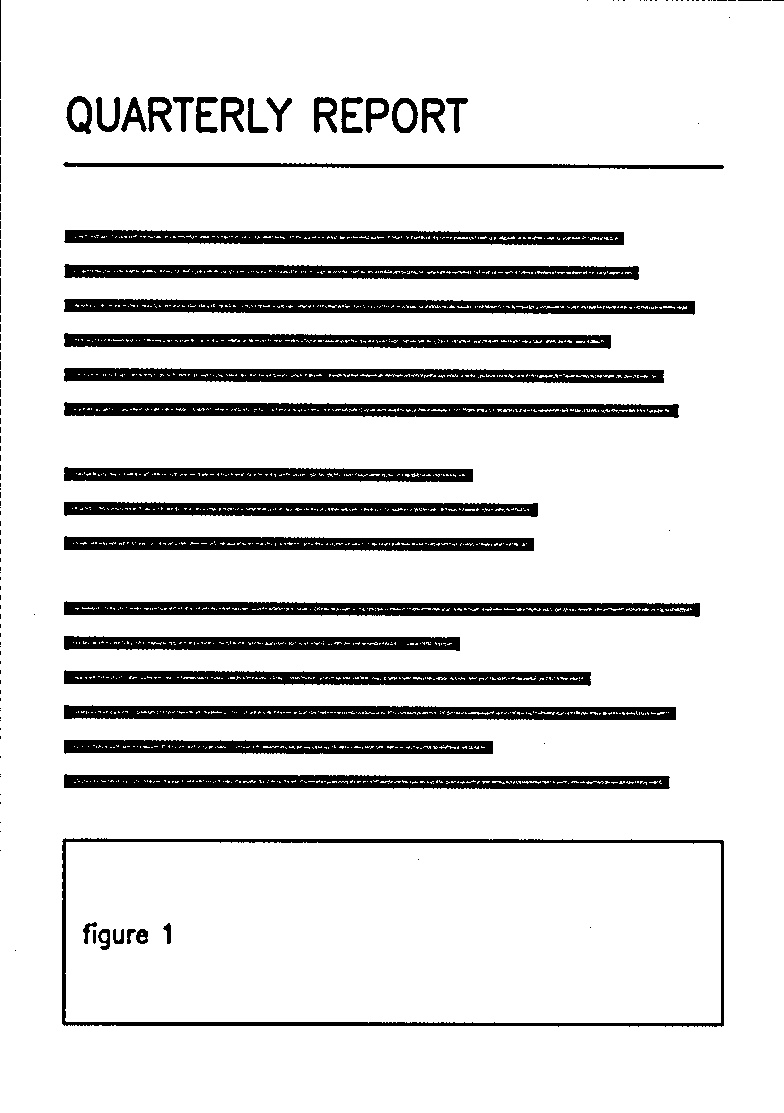
#> input picture scanned.jpg, 784 x 1113 px
$ python scan.py scanned.jpg
#> lines starting #> are read from the running program, lines starting #| are printed output that depends on the picture; after the words box and inside, x2 and y2 are one past the last pixel; in counts of white or black regions, pixels touching at a corner belong together
import argparse
import os
import sys

import cv2
import numpy as np

WORK_HEIGHT = 500

DEBUG_DIR = "debug"
_debug_on = False
_debug_step = 0


def debug_save(name, image):
    global _debug_step
    if not _debug_on:
        return
    _debug_step += 1
    os.makedirs(DEBUG_DIR, exist_ok=True)
    path = os.path.join(DEBUG_DIR, "{:02d}_{}.jpg".format(_debug_step, name))
    cv2.imwrite(path, image)
    print("  [debug] " + path)


# ---------------------------------------------------------------------------
# Step 1 -- find the page
# ---------------------------------------------------------------------------


def find_page(image):
    gray = cv2.cvtColor(image, cv2.COLOR_BGR2GRAY)
    debug_save("gray", gray)

    blurred = cv2.GaussianBlur(gray, (5, 5), 0)
    debug_save("blurred", blurred)

    edges = cv2.Canny(blurred, 75, 200)

    edges = cv2.dilate(edges, np.ones((3, 3), np.uint8), iterations=1)
    debug_save("edges", edges)

    contours, _ = cv2.findContours(edges, cv2.RETR_LIST, cv2.CHAIN_APPROX_SIMPLE)

    contours = sorted(contours, key=cv2.contourArea, reverse=True)[:5]

    image_area = image.shape[0] * image.shape[1]
    for contour in contours:
        perimeter = cv2.arcLength(contour, True)
        approx = cv2.approxPolyDP(contour, 0.02 * perimeter, True)

        if len(approx) == 4 and cv2.contourArea(approx) > 0.10 * image_area:
            return approx.reshape(4, 2).astype("float32")

    return None


# ---------------------------------------------------------------------------
# Step 2 -- flatten it (the homography)
# ---------------------------------------------------------------------------


def order_corners(points):
    rect = np.zeros((4, 2), dtype="float32")
    total = points.sum(axis=1)  # x + y
    rect[0] = points[np.argmin(total)]  # top-left
    rect[2] = points[np.argmax(total)]  # bottom-right
    diff = np.diff(points, axis=1)  # y - x
    rect[1] = points[np.argmin(diff)]  # top-right
    rect[3] = points[np.argmax(diff)]  # bottom-left
    return rect


def flatten(image, corners):
    """Warp the quadrilateral `corners` out of `image` into a straight rectangle."""
    ordered = order_corners(corners)
    tl, tr, br, bl = ordered

    width = int(max(np.linalg.norm(br - bl), np.linalg.norm(tr - tl)))
    height = int(max(np.linalg.norm(tr - br), np.linalg.norm(tl - bl)))

    destination = np.array(
        [
            [0, 0],
            [width - 1, 0],
            [width - 1, height - 1],
            [0, height - 1],
        ],
        dtype="float32",
    )

    M = cv2.getPerspectiveTransform(ordered, destination)
    warped = cv2.warpPerspective(image, M, (width, height))

    m = 4
    return warped[m:-m, m:-m]


# ---------------------------------------------------------------------------
# Step 3 -- make it look like a scan
# ---------------------------------------------------------------------------


def enhance(warped, mode):
    """color = leave it alone, gray = desaturate, bw = crisp black on white."""
    if mode == "color":
        return warped

    gray = cv2.cvtColor(warped, cv2.COLOR_BGR2GRAY)
    if mode == "gray":
        return gray

    return cv2.adaptiveThreshold(
        gray,
        255,
        cv2.ADAPTIVE_THRESH_GAUSSIAN_C,
        cv2.THRESH_BINARY,
        21,
        10,
    )


# ---------------------------------------------------------------------------
# Glue
# ---------------------------------------------------------------------------


def main():
    parser = argparse.ArgumentParser(description="Flatten a photo of a document.")
    parser.add_argument("image", help="input photo")
    parser.add_argument("-o", "--output", default="scanned.jpg", help="output file")
    parser.add_argument(
        "--mode",
        choices=["color", "gray", "bw"],
        default="bw",
        help="look of the final scan (default: bw)",
    )
    parser.add_argument(
        "--debug", action="store_true", help="save each intermediate step to debug/"
    )
    args = parser.parse_args()

    global _debug_on
    _debug_on = args.debug

    image = cv2.imread(args.image)
#> image is the input picture: shape (1113, 784, 3); min 0, max 255, mean 222.6
    if image is None:
        sys.exit("Could not read " + args.image)
    print("Loaded {} ({}x{})".format(args.image, image.shape[1], image.shape[0]))
#| Loaded scanned.jpg (784x1113)

    # Only ever shrink: max(..., 1.0) stops a small photo being blown UP to 500,
    # which would invent pixels and blur the very border we are looking for.
    ratio = max(image.shape[0] / WORK_HEIGHT, 1.0)
#> ratio = 2.23
    small = cv2.resize(
        image, (int(image.shape[1] / ratio), int(image.shape[0] / ratio))
    )
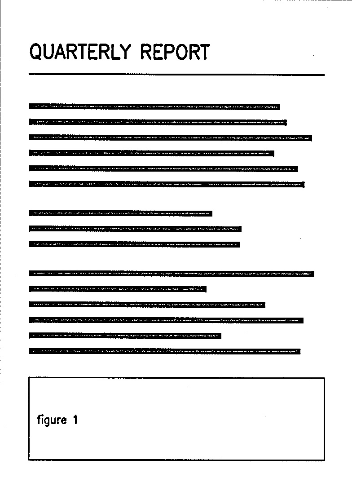
#> small: shape (500, 352, 3); min 0, max 255, mean 222.5

    corners = find_page(small)
#> in find_page, `blurred = cv2.GaussianBlur(gray, (5, 5), 0)`:
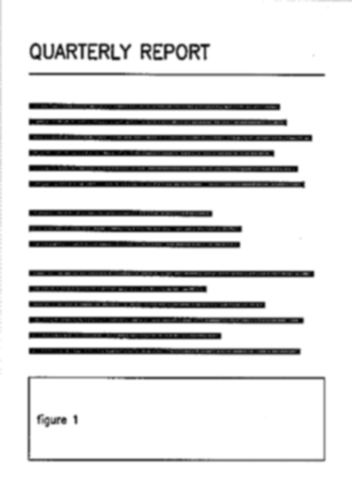
#> blurred: shape (500, 352); min 0, max 255, mean 222.6
#> in find_page, `edges = cv2.Canny(blurred, 75, 200)`:
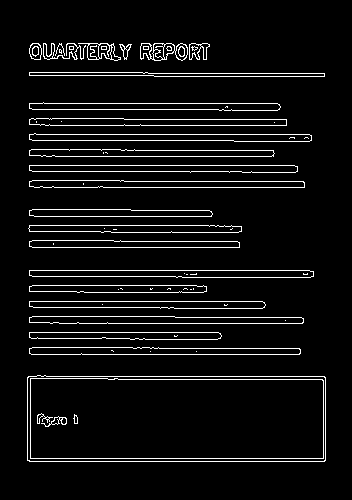
#> edges: shape (500, 352); 6.1% white in thin lines or dots, all inside (x1, y1, x2, y2) = (27, 43, 326, 462)
#> in find_page, `edges = cv2.dilate(edges, np.ones((3, 3), np.uint8), iterations=1)`:
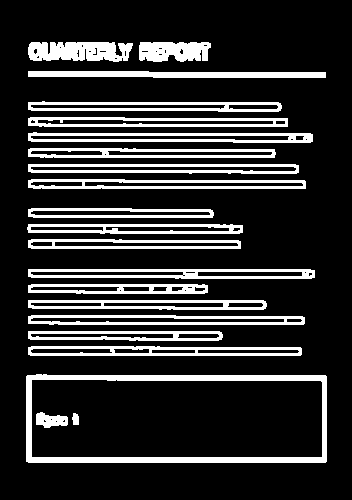
#> edges: shape (500, 352); 18.4% white; 21 white regions
#> in find_page, `contours, _ = cv2.findContours(edges, cv2.RETR_LIST, cv2.CHAIN_APPROX_..`: contours = 89 contours, 31 with area under 20; largest, box (x1, y1, x2, y2) and area: (26, 374, 327, 463) 26107, (31, 379, 323, 458) 22480, (28, 269, 315, 279) 2417, (28, 132, 313, 143) 2350, (28, 315, 305, 325) 2326
#> in find_page, `contours = sorted(contours, key=cv2.contourArea, reverse=True)[:5]`: contours = 5 contours; box (x1, y1, x2, y2) and area: (26, 374, 327, 463) 26107, (31, 379, 323, 458) 22480, (28, 269, 315, 279) 2417, (28, 132, 313, 143) 2350, (28, 315, 305, 325) 2326
#> the loop in find_page, `for contour in contours:` made 1 pass
#> (perimeter, approx) on pass 1: (773.3, [[26, 376], [28, 462], [326, 461], [325, 375]])
#> corners = [[26, 376], [28, 462], [326, 461], [325, 375]]
    if corners is None:
        sys.exit(
            "No 4-sided page found. Try --debug and look at debug/03_edges.jpg:\n"
            "the page outline needs to be an unbroken loop. More contrast\n"
            "between the paper and the background usually fixes it."
        )

    if _debug_on:
        outlined = small.copy()
        cv2.drawContours(outlined, [corners.astype(int)], -1, (0, 255, 0), 2)
        debug_save("page_found", outlined)

    corners *= ratio
#> corners = [[57.88, 837], [62.33, 1028.4], [725.7, 1026.2], [723.5, 834.8]]
    warped = flatten(image, corners)
#> in order_corners, `total = points.sum(axis=1)`: total = [894.9, 1090.7, 1751.9, 1558.2]
#> in order_corners, `diff = np.diff(points, axis=1)`: diff = [779.1, 966.1, 300.5, 111.3]
#> in flatten, `ordered = order_corners(corners)`: ordered = [[57.88, 837], [723.5, 834.8], [725.7, 1026.2], [62.33, 1028.4]]
#> in flatten, `tl, tr, br, bl = ordered`: tl = [57.88, 837]; tr = [723.5, 834.8]; br = [725.7, 1026.2]; bl = [62.33, 1028.4]
#> in flatten, `width = int(max(np.linalg.norm(br - bl), np.linalg.norm(tr - tl)))`: width = 665
#> in flatten, `height = int(max(np.linalg.norm(tr - br), np.linalg.norm(tl - bl)))`: height = 191
#> in flatten, `destination = np.array( [ [0, 0], [width - 1, 0], [width - 1, height -..`: destination = [[0, 0], [664, 0], [664, 190], [0, 190]]
#> in flatten, `M = cv2.getPerspectiveTransform(ordered, destination)`: M = [[0.983, -0.0229, -37.76], [0.00326, 0.975, -816.1], [-1.15e-07, -1.72e-05, 1]]
#> in flatten, `warped = cv2.warpPerspective(image, M, (width, height))`:
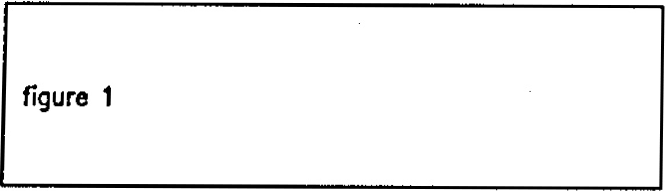
#> warped: shape (191, 665, 3); min 0, max 255, mean 242
#> in flatten, `return warped[m:-m, m:-m]`:
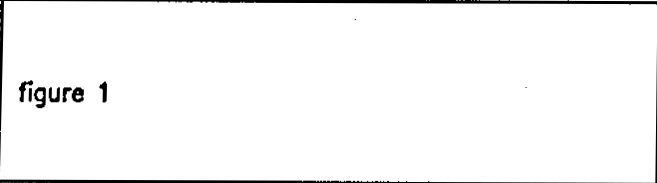
#> returned value: shape (183, 657, 3); min 0, max 255, mean 246.5
    debug_save("warped", warped)

    result = enhance(warped, args.mode)
#> in enhance, `return cv2.adaptiveThreshold( gray, 255, cv2.ADAPTIVE_THRESH_GAUSSIAN_..`:
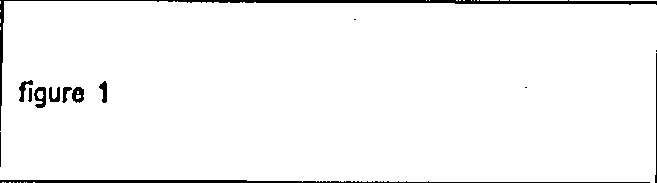
#> returned value: shape (183, 657); 96.6% white; 14 black regions (3 under 20 px), largest, box (x1, y1, x2, y2) and area: (0, 0, 657, 131) 1908, (0, 180, 650, 183) 1242, (34, 87, 46, 108) 153
    debug_save("final", result)

    cv2.imwrite(args.output, result)
    print(
        "Wrote {} ({}x{}, mode={})".format(
            args.output, result.shape[1], result.shape[0], args.mode
        )
    )
#| Wrote scanned.jpg (657x183, mode=bw)


if __name__ == "__main__":
    main()
